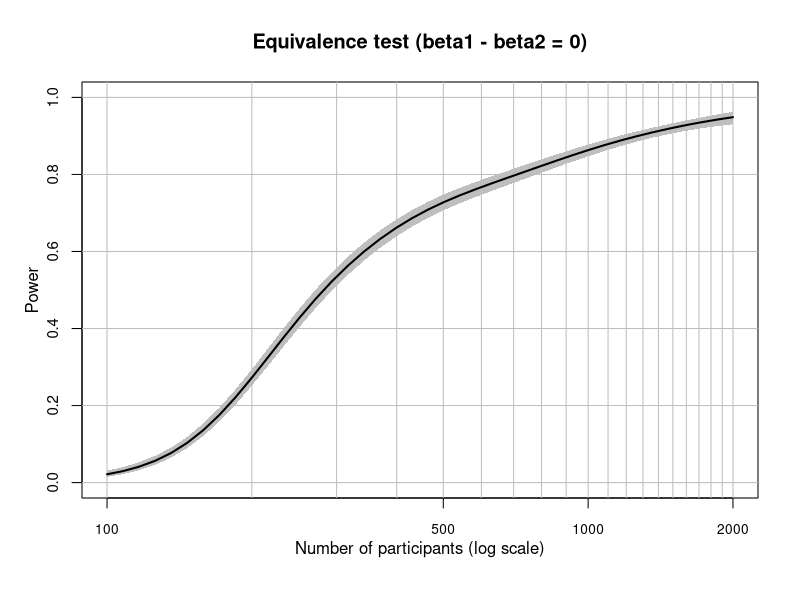
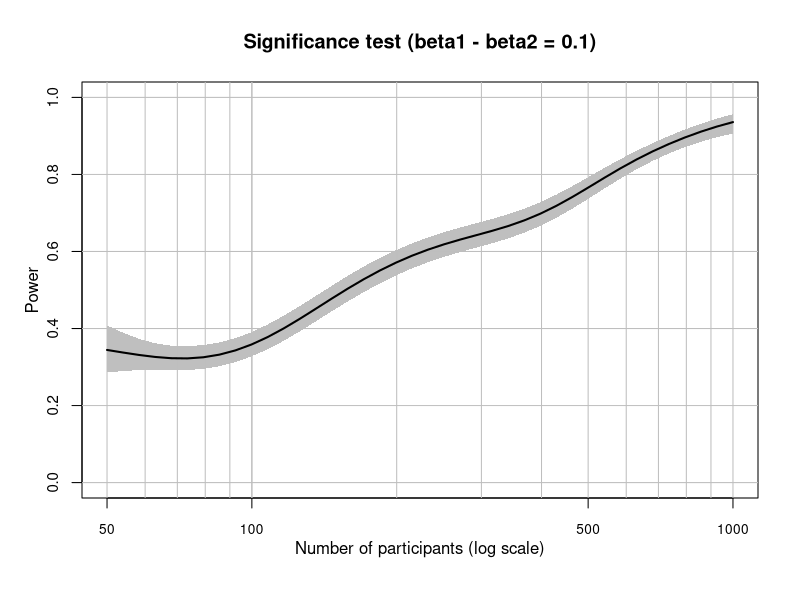

Recreate these plots in R, in order.
## ---- chunk 1
library("mgcv") # for gam()
## ---- chunk 2
equivalent <- read.csv("equivalent.csv")
significant <- read.csv("significant.csv")
il <- function(p) 1/(1+exp(-p))
## ---- chunk 3
x <- log(equivalent$x)
y <- equivalent$y
xaxis <- log(c(100, 500, 1000, 2000))
xpred <- seq(xaxis[1], xaxis[4], length=40)

fit <- gam(y ~ s(x), family=binomial)
pred <- predict(fit, newdata=data.frame(x=xpred), se.fit=TRUE)
plot(y=0:1, x=range(xaxis), cex=0, ylab="Power",
   yaxt="n", xaxt="n", mgp=2:0, xlab="Number of participants (log scale)",
   main="Equivalence test (beta1 - beta2 = 0)")
polygon(x=c(xpred, rev(xpred), xpred[1]), col=rgb(0,0,0,.25), border=FALSE,
        y=il(c(pred$fit+pred$se.fit, rev(pred$fit-pred$se.fit),
               pred$fit[1]+pred$se.fit[1])))
axis(side=1, at=xaxis, labels=exp(xaxis), cex.axis=.82)
axis(side=2, at=seq(0,1,.2), cex.axis=.9)
abline(h=seq(0,1,.2), col="gray",
     v=log(seq(100,2000,100)))
lines(x=xpred, y=il(pred$fit), lwd=2)
## ---- chunk 4
print(il(predict(fit, newdata=data.frame(x=log(c(700, 1200, 2000))))))
## ---- chunk 5
x <- log(significant$x)
y <- significant$y
xaxis <- log(c(50, 100, 500, 1000))
xpred <- seq(xaxis[1], xaxis[4], length=40)

fit <- gam(y ~ s(x), family=binomial)
pred <- predict(fit, newdata=data.frame(x=xpred), se.fit=TRUE)
plot(y=0:1, x=range(xaxis), cex=0, ylab="Power",
   yaxt="n", xaxt="n", mgp=2:0, xlab="Number of participants (log scale)",
   main="Significance test (beta1 - beta2 = 0.1)")
polygon(x=c(xpred, rev(xpred), xpred[1]), col=rgb(0,0,0,.25), border=FALSE,
        y=il(c(pred$fit+pred$se.fit, rev(pred$fit-pred$se.fit),
               pred$fit[1]+pred$se.fit[1])))
axis(side=1, at=xaxis, labels=exp(xaxis), cex.axis=.82)
axis(side=2, at=seq(0,1,.2), cex.axis=.9)
abline(h=seq(0,1,.2), col="gray",
     v=log(c(seq(50, 100, 10), seq(100, 1000, 100))))
lines(x=xpred, y=il(pred$fit), lwd=2)
## ---- chunk 6
print(il(predict(fit, newdata=data.frame(x=log(c(550, 800))))))
